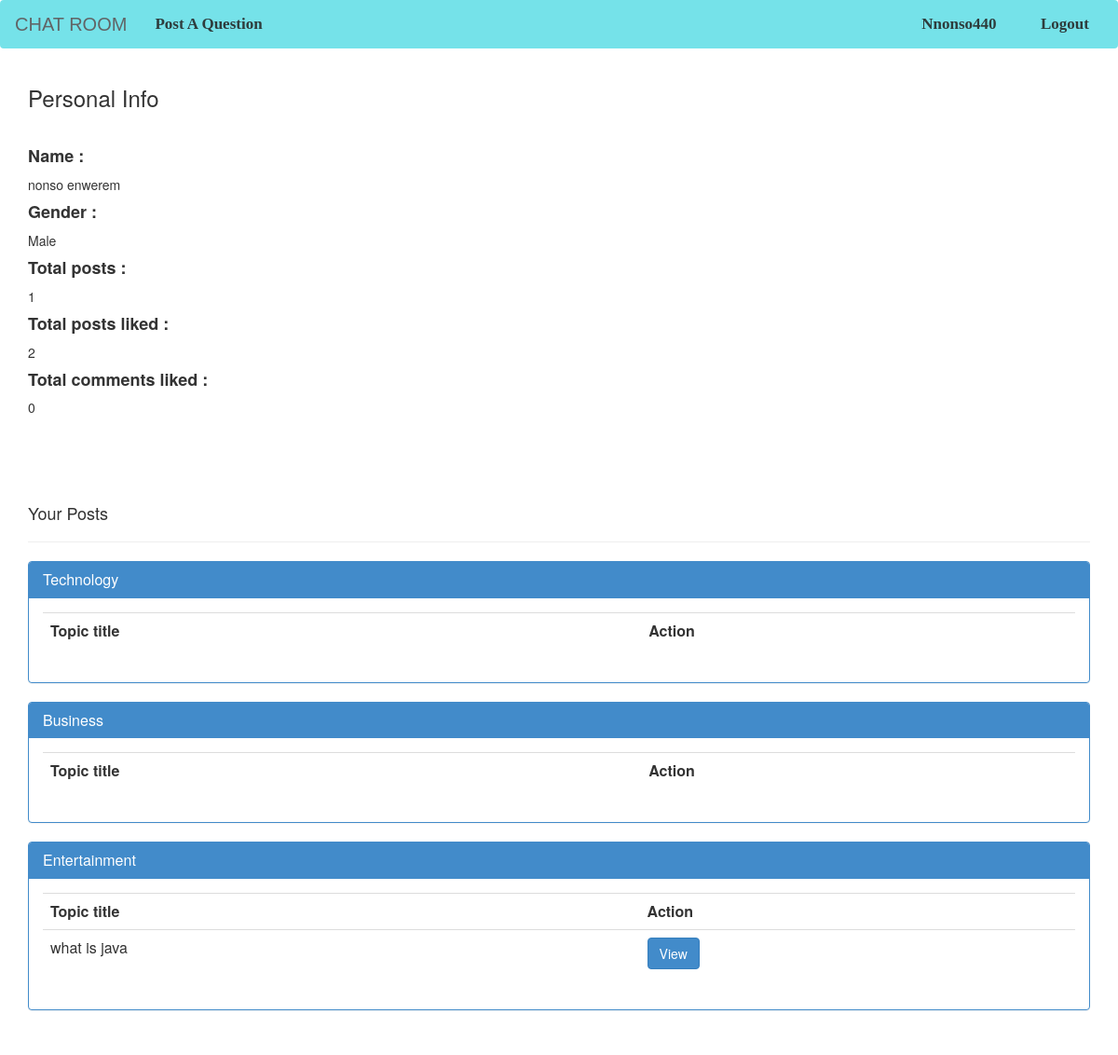
/pages/profile.php (signed in), run on the app's committed database.
### tables this page shows
CREATE TABLE `tbluser` (
  `user_Id` int(11) NOT NULL,
  `fname` varchar(255) DEFAULT NULL,
  `lname` varchar(255) DEFAULT NULL,
  `gender` varchar(255) DEFAULT NULL
);

CREATE TABLE `category` (
  `cat_id` int(12) NOT NULL,
  `category` varchar(200) DEFAULT NULL
);

CREATE TABLE `tblpost` (
  `post_Id` int(11) NOT NULL,
  `title` varchar(255) DEFAULT NULL,
  `content` text DEFAULT NULL,
  `datetime` datetime DEFAULT NULL,
  `cat_id` int(12) DEFAULT NULL,
  `user_Id` int(12) DEFAULT NULL
);

### pages/profile.php (the view, shortened to what this page needs)
<?php
$username=$_SESSION['username'];
$userid = $_SESSION['user_Id'];
?>
<html>
<head>
    <link rel="stylesheet" type="text/css" href="../css/global.css">
    <link rel="stylesheet" type="text/css" href="../css/bootstrap.css">
    <link rel="stylesheet" type="text/css" href="../css/bootstrap.min.css">
    <link href="//netdna.bootstrapcdn.com/font-awesome/4.0.3/css/font-awesome.css" rel="stylesheet">
</head>
<body>
    <nav class="navbar myNav">
        <div class="container-fluid">
            <div class="navbar-header ">
                <a class="navbar-brand" href="home.php">Chat room</a>
            </div>
            <div class="collapse navbar-collapse " id="example-1">
                <ul class="nav navbar-nav navbar-left">
                    <li><a href="#form" data-toggle="modal" data-target="#form"> Post a Question</a></li>
                </ul>
                <ul class="nav navbar-nav navbar-right">
                    <li><a href="profile.php"><span class="glyphicon glyphicon-user"></span> <?php echo $username; ?></a></li>
                    <li><a href="logout.php"><span class="glyphicon glyphicon-log-out"></span> Logout</a></li>
                </ul>
            </div>
        </div>
    </nav>
<div class="container" >
    <?php include "../functions/db.php";
    $query = $con->prepare("SELECT * from tbluser WHERE user_Id=:user_Id");
    $query->bindParam(":user_Id", $userid);
    $query->execute();
    $result = $query->fetch();
        extract($result);
    echo "<h3>Personal Info</h3><br>";
    echo "<h4><b>Name :&nbsp</b></h4>".$fname."&nbsp".$lname;
    echo "<h4><b>Gender :&nbsp</b></h4>".$gender;
    $query1 = $con->prepare("SELECT count(post_Id) as `no_posts` from tblpost WHERE user_Id=:user_Id");
    $query1->bindParam(":user_Id", $userid);
    $query1->execute();
    $result1 = $query1->fetch();
    echo "<h4><b>Total posts :&nbsp</b></h4>".strval($result1['no_posts']);
    $query2 = $con->prepare("SELECT count(post_Id) as `no_posts_liked` from tbllikepost WHERE user_Id=:user_Id");
    $query2->bindParam(":user_Id", $userid);
    $query2->execute();
    $result2 = $query2->fetch();
    echo "<h4><b>Total posts liked :&nbsp</b></h4>".strval($result2['no_posts_liked']);
    $query3 = $con->prepare("SELECT count(*) as `no_comments_liked` from tbllikecomment WHERE user_Id=:user_Id");
    $query3->bindParam(":user_Id", $userid);
    $query3->execute();
    $result3 = $query3->fetch();
    echo "<h4><b>Total comments liked :&nbsp</b></h4>".strval($result3['no_comments_liked']);
    ?>
</div>
<div class="container" style="margin:7% auto;">
    <h4>Your Posts</h4>
    <hr>
    <?php  include "../functions/db.php";
    $sel = $con->prepare("SELECT * from category");
    $sel->execute();
    $sel->setFetchMode(PDO::FETCH_ASSOC);
    while($row=$sel->fetch()){
        extract($row);
        echo '<div class="panel panel-primary">
                    <div class="panel-heading">
                    <h3 class="panel-title">'.$category.'</h3>
                    </div>
                    <div class="panel-body">
                    <table class="table table-stripped">
                    <tr>
                    <th>Topic title</th>
                    <th>Action</th>
                    </tr>';
        $sel1 = $con->prepare("SELECT * from tblpost where cat_id=:cat_id and user_Id=:userid");
        $sel1->bindParam(":cat_id", $cat_id);
        $sel1->bindParam(":userid", $userid);
        $sel1->execute();
        $sel1->setFetchMode(PDO::FETCH_ASSOC);
        while($row1=$sel1->fetch()){
            extract($row1);
            echo '<tr>';
            echo '<td>'.$title.'</td>';
            echo '<td><a href="content.php?post_id='.$post_Id.'"><button class="btn btn-primary">View</button></td>';
            echo '</tr>';
        }
        echo '</table>
                    </div>
                </div>';
    }
    ?>
</body>
</html>

### css/global.css (style rules this page uses)
body { background-color: #eee; }
.myNav { background-color: rgb(117,226,233); }
.myNav li a { text-transform: capitalize; font-size: 17px; color: rgba(36, 35, 35, 0.87); font-family:'Times New Roman', Times, serif; font-weight: 600; }
.myNav .navbar-header a { font-size: 2rem; color: rgb(97, 100, 102); font-family:'Gill Sans', 'Gill Sans MT', Calibri, 'Trebuchet MS', sans-serif; text-transform: uppercase; }

### data on the page
tbluser: fname "nonso", lname "enwerem", gender "Male"
category: category "Technology"
category: category "Business"
category: category "Entertainment"
tblpost: title "what is java"

### other printed values
$username "Nnonso440"
$result1['no_posts'] "1"
$result2['no_posts_liked'] "2"
$result3['no_comments_liked'] "0"
